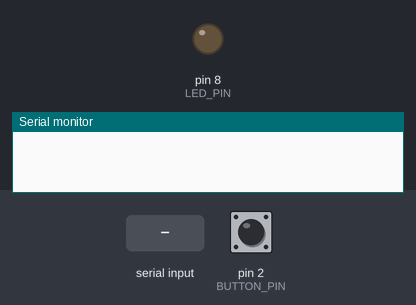
The sketch below on a simulated Arduino Mega 2560, built with avr-gcc and run on an emulated ATmega2560. Parts: output pins drawn as LEDs (lit = HIGH), the last lines printed to the serial monitor. The test bench sets the inputs (shaded band); at power-on: pin 2 (BUTTON_PIN) LOW.

Above: at 1.7 s.
1.8 s: "1" received over the second serial link
At 2.5 s:
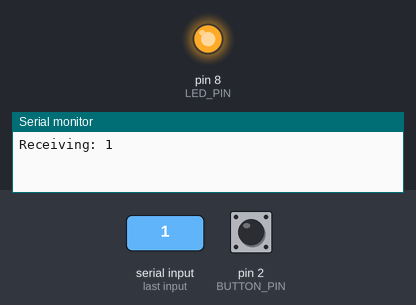
4.2 s: pin 2 (BUTTON_PIN) pulled HIGH for 1 s
6.7 s: "1" received over Serial
Timing chart, 0 to 9.7 s (numbered marks = the images above; inputs shaded):
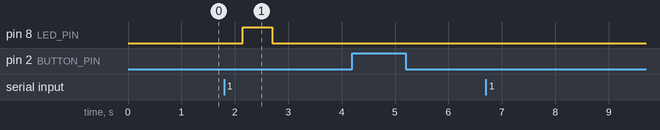

The sketch:

send_receive.ino
```cpp
#define Rx 17
#define Tx 16

const int LED_PIN = 8;
const int BUTTON_PIN = 2;

void setup() {
  //Setup Serial Monitors
  Serial.begin(9600);
  Serial2.begin(9600);
  //Setup output pin for LED
  pinMode(LED_PIN, OUTPUT);
  //Setup input pin for Button press
  pinMode(BUTTON_PIN, INPUT);
  delay(500);
}

void loop() {
  bool buttonPressed = digitalRead(BUTTON_PIN); // Check if button is pressed

  if(Serial.available() || buttonPressed){ //Check if message should be snse
    char outgoing = Serial.read();
    if(buttonPressed){
      outgoing = 'f';
    }
    Serial.print("Sending: ");
    Serial.println(outgoing);
    Serial2.print(outgoing);
  }

  if(Serial2.available()){
    char incoming = Serial2.read();
    Serial.print("Receiving: ");
    Serial.println(incoming);
    digitalWrite(LED_PIN, HIGH);
  } else {
    delay(500);
    digitalWrite(LED_PIN, LOW);
  }

  delay(50);
}
```

Measured:
- after the input at 1.8 s, pin 8 (LED_PIN): LOW → HIGH after 0.35 s, → LOW 0.55 s later
